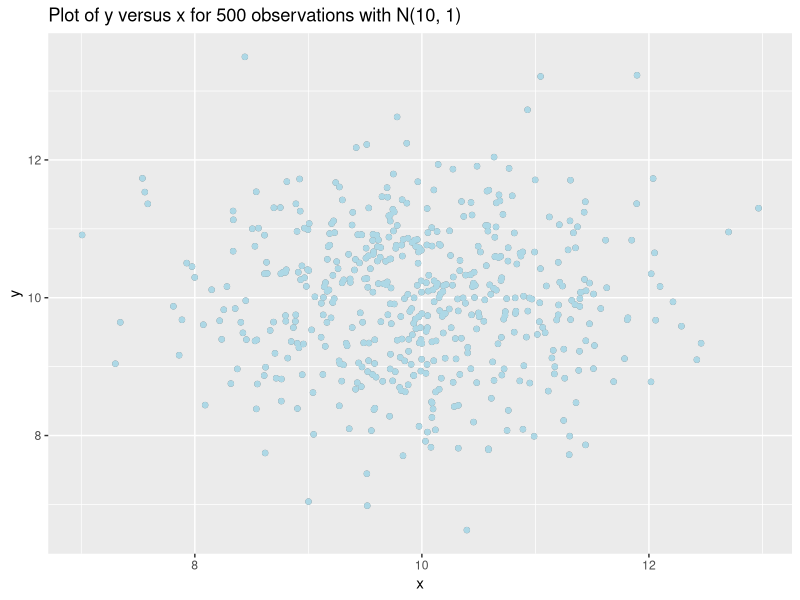
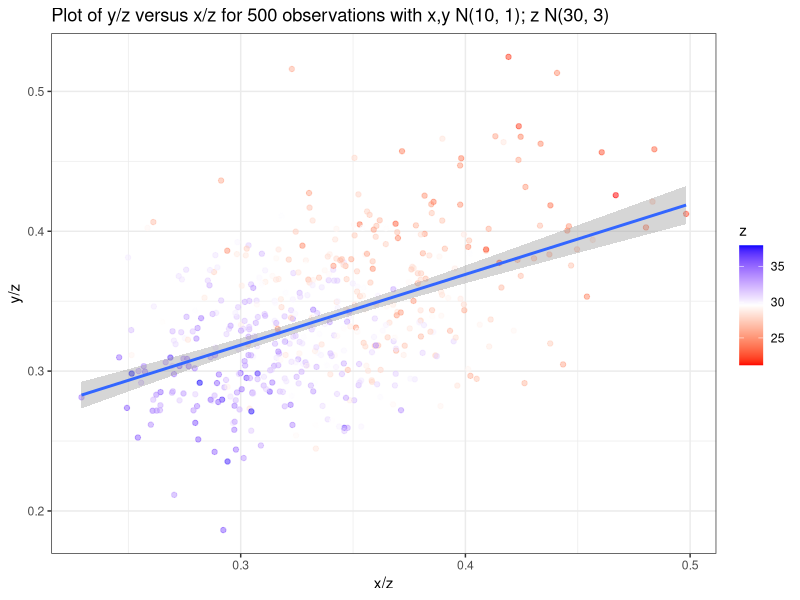

The R script that drew these images, in order:
## ---- chunk 1
library(ggplot2)
library(dplyr)
set.seed(42)
spurious_data <- data.frame(x = rnorm(500, 10, 1),
                            y = rnorm(500, 10, 1),
                            z = rnorm(500, 30, 3))

cor(spurious_data$x, spurious_data$y)
spurious_data %>% ggplot(aes(x, y)) + geom_point(alpha = 0.5) + geom_point(color='lightblue')+ labs(title = "Plot of y versus x for 500 observations with N(10, 1)")

cor(spurious_data$x / spurious_data$z, spurious_data$y / spurious_data$z)
spurious_data %>% ggplot(aes(x/z, y/z)) + geom_point(aes(color = z), alpha = 0.5) +
 theme_bw() + geom_smooth(method = "lm") + 
scale_color_gradientn(colours = c("red", "white", "blue")) + 
labs(title = "Plot of y/z versus x/z for 500 observations with x,y N(10, 1); z N(30, 3)")
